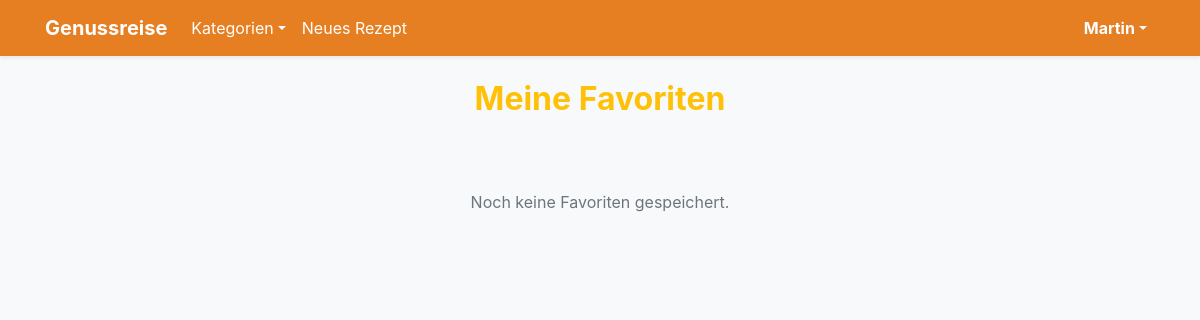
The app's page /favorites (signed in), older data.
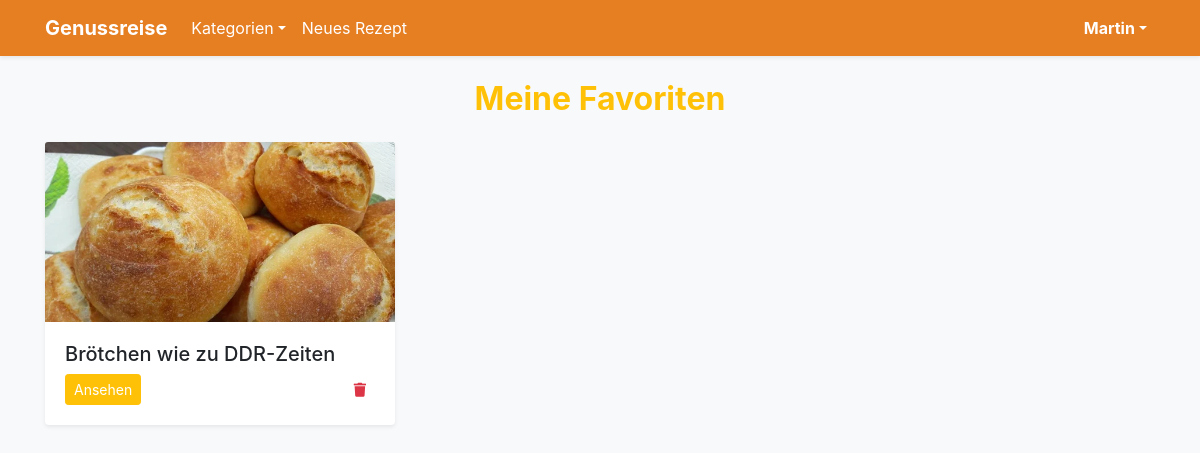
The same page, newer data.
### app.py (models this page shows, shortened)
class Recipe(db.Model):
    id = db.Column(db.Integer, primary_key=True)
    name = db.Column(db.String(100), nullable=False)
    instructions = db.Column(db.Text, nullable=False)
    image_file = db.Column(db.String(100), nullable=False, default='default.jpg')
    prep_time = db.Column(db.Integer, default=0)
    cook_time = db.Column(db.Integer, default=0)
    rest_time = db.Column(db.Integer, default=0)
    servings = db.Column(db.Integer, default=1)
    calories = db.Column(db.Integer, default=0)
    protein = db.Column(db.Float, default=0.0)
    carbs = db.Column(db.Float, default=0.0)
    fat = db.Column(db.Float, default=0.0)
    rating_sum = db.Column(db.Integer, default=0)
    rating_count = db.Column(db.Integer, default=0)
    user_id = db.Column(db.Integer, db.ForeignKey('user.id'), nullable=False)
    category_id = db.Column(db.Integer, db.ForeignKey('category.id'), nullable=True)
    ingredients = db.relationship('Ingredient', backref='recipe', lazy=True, cascade="all, delete-orphan")
    comments = db.relationship('Comment', backref='recipe', lazy=True, cascade="all, delete-orphan")
    favorited_by = db.relationship('Favorite', backref='recipe', lazy=True, cascade="all, delete-orphan")

### app.py (the view)
@app.route("/favorites")
@login_required
def favorites():
    user_favs = Favorite.query.filter_by(user_id=current_user.id).all()
    recipes = [f.recipe for f in user_favs]
    return render_template('favorites.html', recipes=recipes)

### app.py (called while the page is built)
@login_manager.user_loader
def load_user(user_id):
    return db.session.get(User, int(user_id))

@app.context_processor
def inject_categories():
    return dict(all_categories=Category.query.order_by(Category.name).all())

### templates/favorites.html
{% extends "base.html" %}
{% block content %}
<h2 class="text-warning font-weight-bold mb-4 text-center">Meine Favoriten</h2>
<div class="row">
    {% if recipes %}
        {% for recipe in recipes %}
        <div class="col-md-4 mb-4">
            <div class="card h-100 border-0 shadow-sm">
                <img src="{{ url_for('static', filename='uploads/' + recipe.image_file) }}" class="card-img-top" style="height: 180px; object-fit: cover;">
                <div class="card-body">
                    <h5>{{ recipe.name }}</h5>
                    <div class="d-flex justify-content-between">
                        <a href="{{ url_for('recipe_detail', recipe_id=recipe.id) }}" class="btn btn-warning btn-sm text-white">Ansehen</a>
                        <form action="{{ url_for('toggle_favorite', recipe_id=recipe.id) }}" method="POST">
                            <button type="submit" class="btn btn-sm text-danger"><i class="fas fa-trash"></i></button>
                        </form>
                    </div>
                </div>
            </div>
        </div>
        {% endfor %}
    {% else %}<div class="col-12 text-center mt-5"><p class="text-muted">Noch keine Favoriten gespeichert.</p></div>{% endif %}
</div>
{% endblock %}

Row changes from the older to the newer data that the page shows:
added Recipe: image_file (picture), name "Brötchen wie zu DDR-Zeiten"
Text that changed along with them:
text no longer shown: "Noch keine Favoriten gespeichert."
